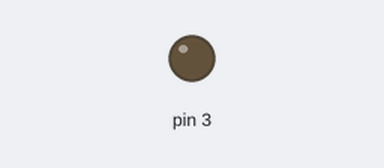
A sketch run on a simulated Arduino Uno, built with avr-gcc and run on an emulated ATmega328P. On the bench: output pins drawn as LEDs (lit = HIGH).

Above: at 0.05 s.
At 2.55 s:
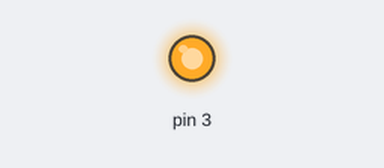
Timing chart, 0 to 6.4 s (numbered marks = the images above):
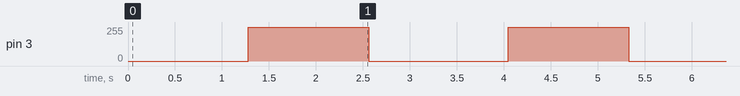

Measured:
- by itself, pin 3: repeats every 2.8 s: 0/255 1.5 s, 255/255 1.3 s

The sketch:

Demonstrating_PWM.ino
```cpp
// C++ code
//
int d=5;
int a;
void setup()
{
   pinMode(3,OUTPUT);
}
void loop()
{
   for(a=0; a<256; a++)
   {
  	analogWrite(3,a);
     delay(d);
   }
   for(a=255; a>=0; a--)
   {
   	analogWrite(3,a);
     delay(d);
   }
  delay(200);
}
```
